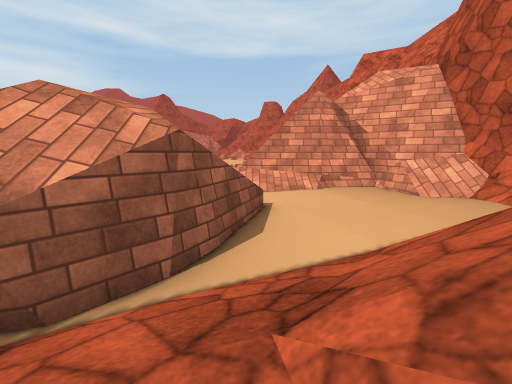
View 1 (above)

16 first-person views from a walk through a Unity game level. The camera is 1.3 m above the floor, tilts 8° down and sees 85° across. The floor is counted in squares, 1 m on a side. Each view is taken from the middle of a square. On the plan, view 1 faces up. The plan holds only what a view shows up to about 13 squares ahead; the rest is blank. The place goes on beyond the plan. Some surface patterns are stand-ins.

View 2
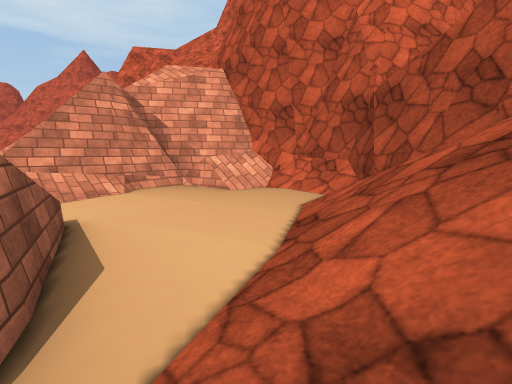

View 3
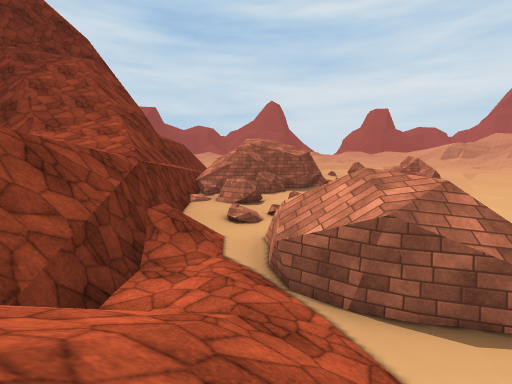

View 4
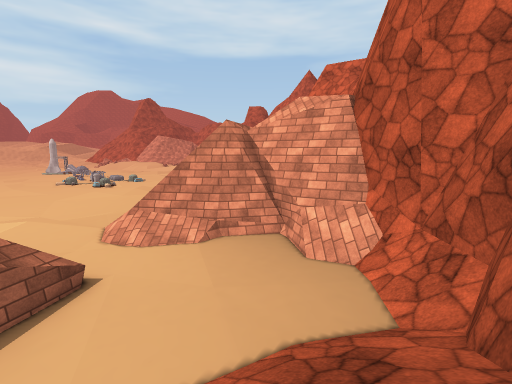

View 5
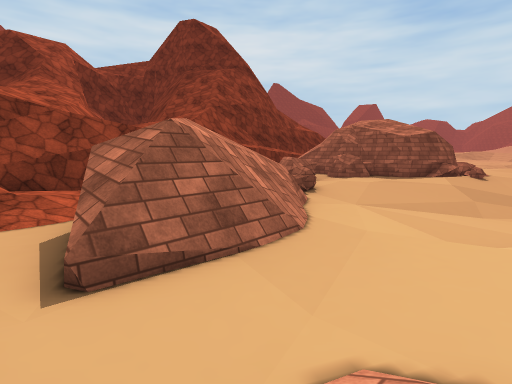

View 6
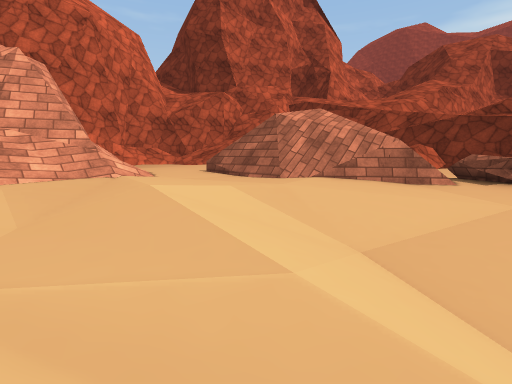

View 7
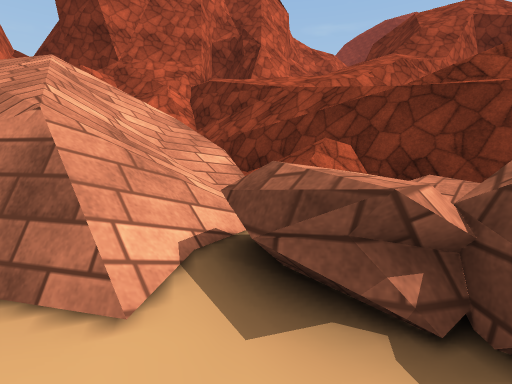

View 8
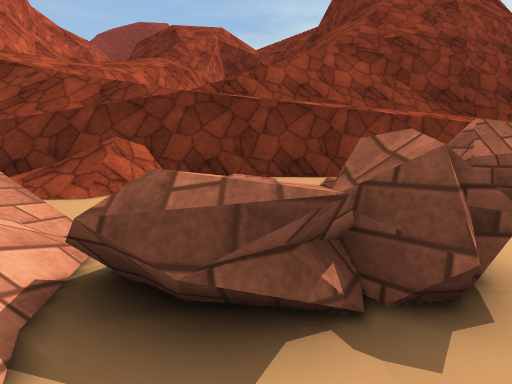

View 9
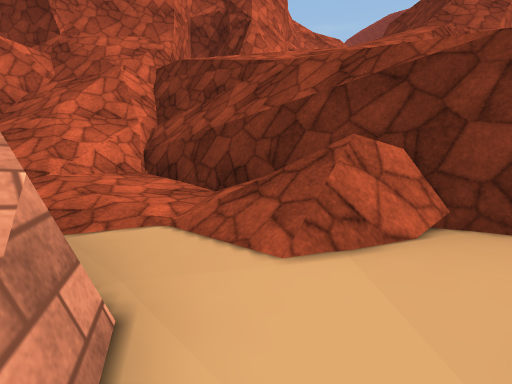

View 10
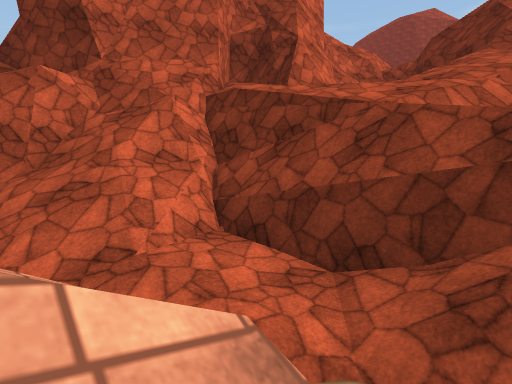

View 11
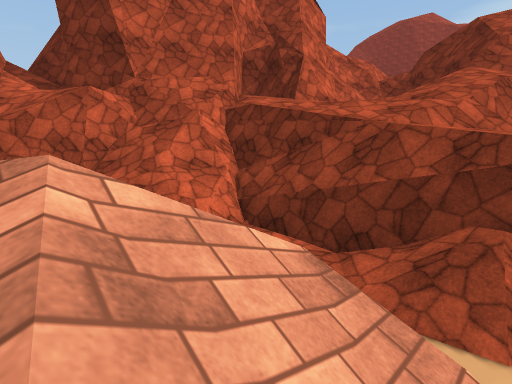

View 12
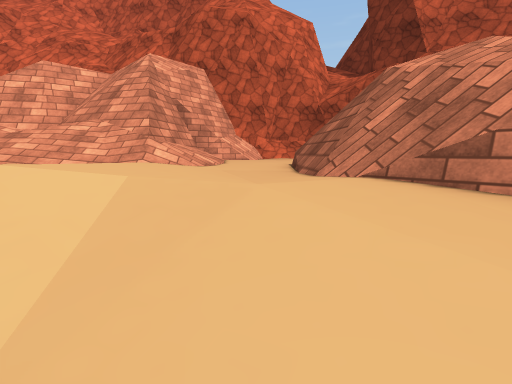

View 13
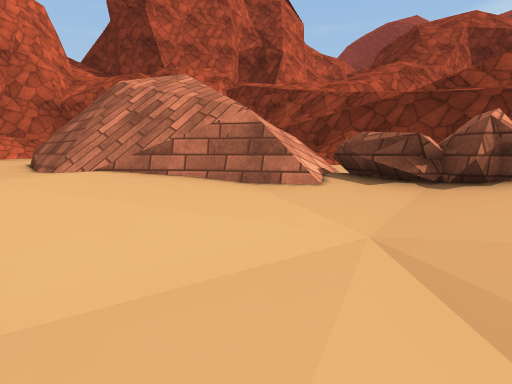

View 14
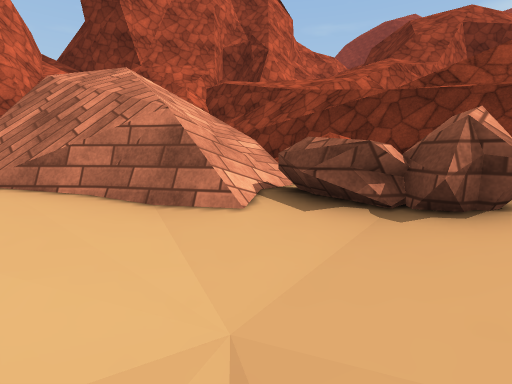

View 15
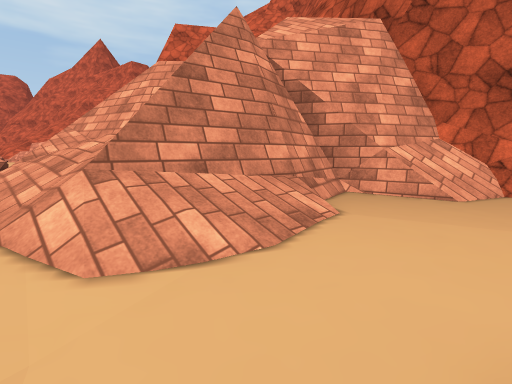

View 16
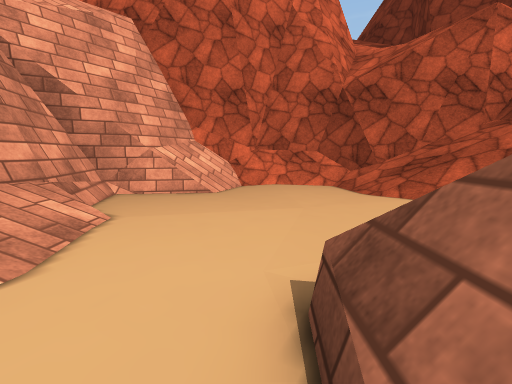

### Floor plan
Key: @ floor where view 1 was taken; # wall or solid block; x gap in a wall; . main floor; : floor 0.25 m higher than the main floor; - floor 0.25 m lower than the main floor; + floor 0.5 m higher than the main floor; _ floor 0.75 m lower than the main floor; * floor 1 m higher than the main floor; < floor 1 m lower than the main floor; / step, stairs or slope; = window, fence, low wall or low ledge; ^ raised ledge; v drop or lower ground.
Columns run from 13 left of view 1 to 10 right of it. Each row starts with its distance up from view 1.
 18  / //---/..///=^^
 17   //////...///#^
 16  ////////..//=##
 15  //////:::///#######
 14 <//////::...///==#=###
 13 <<<////...../////...####
 12 <<<////.............=/##
 11 ___////.............///#
 10 ___///...##.........../#
  9 ////-..//=##==......../#
  8 //--..=////v//.......//#
  7 //--==///////.......//##
  6 .../////////#.....///##
  5 =#*/////////#.../////#/
  4 ##=////////#=////////#/
  3  =  ./=x==//////////=
  2      .....//////////#
  1     .....//:+///////:
  0     ..////.:+@=////
 -1 ..  .#=///.::+==////
 -2 :: ==#=/=#######  /##
 -3 ### #######
 -4      ///

Positions as (right, up) in squares from view 1, and headings:
1: (0, 0), facing up
2: (-1, 2), facing up-right
3: (5, 2), facing left
4: (5, 2), facing up
5: (1, 14), facing down-left
6: (-12, 18), facing down-right
7: (-12, 7), facing down-right
8: (-11, 7), facing down
9: (-9, 3), facing down-right
10: (-6, 4), facing down-right
11: (-7, 6), facing down-right
12: (-11, 11), facing right
13: (-13, 11), facing down-right
14: (-13, 9), facing down-right
15: (-2, 10), facing up-right
16: (-2, 10), facing right
